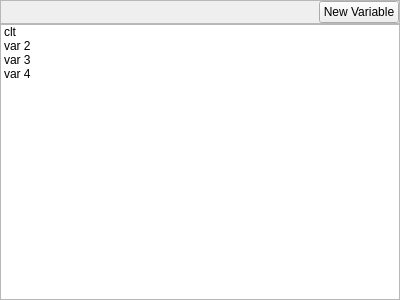
<?xml version="1.0" encoding="UTF-8"?>
<ui version="4.0">
 <class>DockVariable</class>
 <widget class="QDockWidget" name="DockVariable">
  <property name="geometry">
   <rect>
    <x>0</x>
    <y>0</y>
    <width>400</width>
    <height>300</height>
   </rect>
  </property>
  <property name="allowedAreas">
   <set>Qt::LeftDockWidgetArea|Qt::RightDockWidgetArea</set>
  </property>
  <property name="windowTitle">
   <string>Variables</string>
  </property>
  <widget class="QWidget" name="dockWidgetContents">
   <layout class="QVBoxLayout" name="verticalLayout">
    <property name="spacing">
     <number>0</number>
    </property>
    <property name="margin">
     <number>0</number>
    </property>
    <item>
     <widget class="QFrame" name="toolsProject">
      <property name="frameShape">
       <enum>QFrame::StyledPanel</enum>
      </property>
      <property name="frameShadow">
       <enum>QFrame::Raised</enum>
      </property>
      <layout class="QHBoxLayout" name="horizontalLayout">
       <property name="spacing">
        <number>1</number>
       </property>
       <property name="margin">
        <number>0</number>
       </property>
       <item>
        <spacer name="horizontalSpacer">
         <property name="orientation">
          <enum>Qt::Horizontal</enum>
         </property>
         <property name="sizeHint" stdset="0">
          <size>
           <width>40</width>
           <height>20</height>
          </size>
         </property>
        </spacer>
       </item>
       <item>
        <widget class="QPushButton" name="btnNewVar">
         <property name="text">
          <string>New Variable</string>
         </property>
        </widget>
       </item>
      </layout>
     </widget>
    </item>
    <item>
     <widget class="QTreeWidget" name="varTree">
      <property name="indentation">
       <number>20</number>
      </property>
      <property name="rootIsDecorated">
       <bool>false</bool>
      </property>
      <attribute name="headerVisible">
       <bool>false</bool>
      </attribute>
      <column>
       <property name="text">
        <string>1</string>
       </property>
      </column>
      <item>
       <property name="text">
        <string>clt</string>
       </property>
      </item>
      <item>
       <property name="text">
        <string>var 2</string>
       </property>
      </item>
      <item>
       <property name="text">
        <string>var 3</string>
       </property>
      </item>
      <item>
       <property name="text">
        <string>var 4</string>
       </property>
      </item>
     </widget>
    </item>
   </layout>
  </widget>
 </widget>
 <resources>
  <include location="uvcdat.qrc"/>
 </resources>
 <connections/>
</ui>
